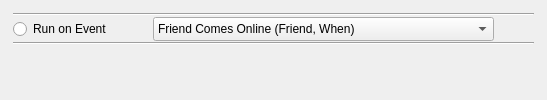
           <widget class="QWidget" name="tabpage_byevent">
            <attribute name="title">
             <string>By Event</string>
            </attribute>
            <attribute name="toolTip">
             <string>Control script execution by events</string>
            </attribute>
            <layout class="QVBoxLayout" name="verticalLayout_15">
             <item>
              <layout class="QVBoxLayout" name="verticalLayout_16" stretch="0,0,0,0">
               <property name="spacing">
                <number>1</number>
               </property>
               <property name="leftMargin">
                <number>2</number>
               </property>
               <property name="topMargin">
                <number>2</number>
               </property>
               <property name="rightMargin">
                <number>2</number>
               </property>
               <property name="bottomMargin">
                <number>2</number>
               </property>
               <item>
                <widget class="Line" name="line_7">
                 <property name="orientation">
                  <enum>Qt::Horizontal</enum>
                 </property>
                </widget>
               </item>
               <item>
                <layout class="QHBoxLayout" name="horizontalLayout_16">
                 <property name="spacing">
                  <number>5</number>
                 </property>
                 <item>
                  <widget class="QRadioButton" name="rb_runonevent">
                   <property name="minimumSize">
                    <size>
                     <width>135</width>
                     <height>24</height>
                    </size>
                   </property>
                   <property name="font">
                    <font>
                     <weight>50</weight>
                     <bold>false</bold>
                    </font>
                   </property>
                   <property name="text">
                    <string>Run on Event</string>
                   </property>
                   <property name="autoExclusive">
                    <bool>true</bool>
                   </property>
                  </widget>
                 </item>
                 <item>
                  <widget class="QComboBox" name="dd_events">
                   <property name="minimumSize">
                    <size>
                     <width>0</width>
                     <height>24</height>
                    </size>
                   </property>
                   <property name="font">
                    <font>
                     <weight>50</weight>
                     <bold>false</bold>
                    </font>
                   </property>
                   <property name="maxVisibleItems">
                    <number>7</number>
                   </property>
                   <property name="sizeAdjustPolicy">
                    <enum>QComboBox::AdjustToContents</enum>
                   </property>
                   <item>
                    <property name="text">
                     <string>Friend Comes Online (Friend, When)</string>
                    </property>
                   </item>
                   <item>
                    <property name="text">
                     <string>Friend Goes Offline (Friend, When)</string>
                    </property>
                   </item>
                   <item>
                    <property name="text">
                     <string>Download Started (Filename, Hash, Size, When)</string>
                    </property>
                   </item>
                   <item>
                    <property name="text">
                     <string>Download Finished (Filename, Hash, Size, When)</string>
                    </property>
                   </item>
                   <item>
                    <property name="text">
                     <string>Chat Message Received (Lobby, MsgText, Author, When)</string>
                    </property>
                   </item>
                   <item>
                    <property name="text">
                     <string>Chat Message Sent (Lobby, MsgText, When)</string>
                    </property>
                   </item>
                   <item>
                    <property name="text">
                     <string>Mail Received (From, Subject, Body, When)</string>
                    </property>
                   </item>
                   <item>
                    <property name="text">
                     <string>Mail Sent (To, Subject, Body, When)</string>
                    </property>
                   </item>
                   <item>
                    <property name="text">
                     <string>RetroShare Shutdown (When)</string>
                    </property>
                   </item>
                   <item>
                    <property name="text">
                     <string>User Entered Lobby (User, Lobby, List of Users, When)</string>
                    </property>
                   </item>
                   <item>
                    <property name="text">
                     <string>User Left Lobby (User, Lobby, List of Users, When)</string>
                    </property>
                   </item>
                  </widget>
                 </item>
                 <item>
                  <spacer name="horizontalSpacer_10">
                   <property name="orientation">
                    <enum>Qt::Horizontal</enum>
                   </property>
                   <property name="sizeHint" stdset="0">
                    <size>
                     <width>40</width>
                     <height>20</height>
                    </size>
                   </property>
                  </spacer>
                 </item>
                </layout>
               </item>
               <item>
                <widget class="Line" name="line_6">
                 <property name="orientation">
                  <enum>Qt::Horizontal</enum>
                 </property>
                </widget>
               </item>
               <item>
                <spacer name="verticalSpacer">
                 <property name="orientation">
                  <enum>Qt::Vertical</enum>
                 </property>
                 <property name="sizeHint" stdset="0">
                  <size>
                   <width>20</width>
                   <height>40</height>
                  </size>
                 </property>
                </spacer>
               </item>
              </layout>
             </item>
            </layout>
           </widget>
